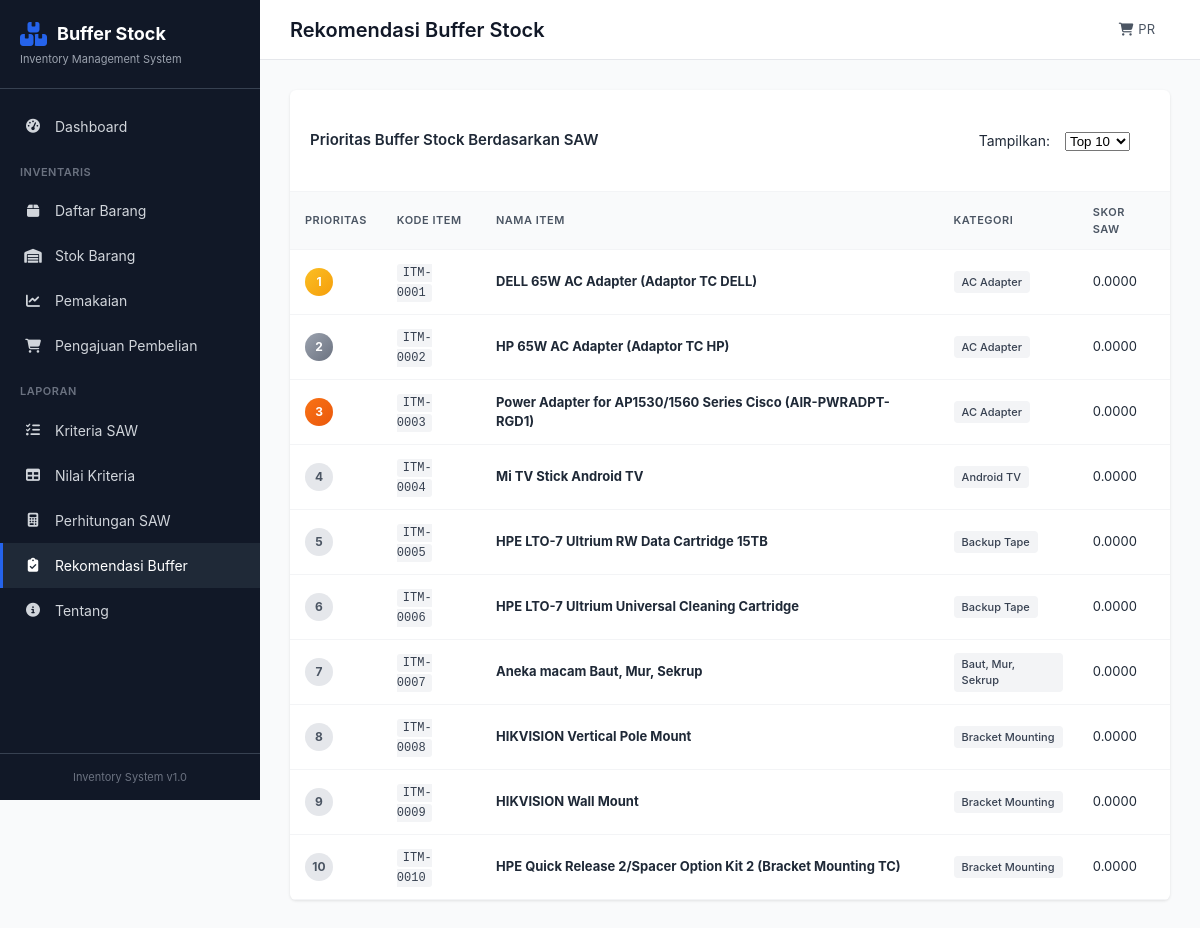
Page /calculation/recommendation on the committed database.
### app/models.py (models this page shows, shortened)
class Item(db.Model):
    __tablename__ = 'items'
    id = db.Column(db.Integer, primary_key=True)
    kode_item = db.Column(db.String(50), unique=True, nullable=False)
    nama_item = db.Column(db.String(200), nullable=False)
    kategori = db.Column(db.String(100), nullable=False)
    unit = db.Column(db.String(50), default='PCS')
    harga = db.Column(db.Float, default=0)
    supplier = db.Column(db.String(200))
    lokasi_rak = db.Column(db.String(50))
    created_at = db.Column(db.DateTime, default=datetime.utcnow)
    criteria_values = db.relationship('CriteriaValue', backref='item', lazy=True, cascade='all, delete-orphan')

### app/routes.py (the view)
@main_bp.route('/calculation/recommendation')
def buffer_recommendation():
    top_n = request.args.get('top', 10, type=int)
    calc = SAWCalculator()
    recommendations = calc.get_buffer_stock_recommendation(top_n)
    if not recommendations:
        flash('Tidak ada data untuk dianalisis.', 'error')
        return redirect(url_for('main.index'))
    return render_template('calculation/recommendation.html',
                          recommendations=recommendations,
                          top_n=top_n)

### app/saw_algorithm.py (called while the page is built)
    def get_data(self):
        self.alternatives = Item.query.all()
        if not self.alternatives:
            return False
        db_criteria = {c.kode_kriteria: c for c in Criteria.query.all()} if Criteria.query.count() > 0 else {}
        self.criteria = []
        for spec in self.criteria_spec:
            kod = spec['kode']
            if kod in db_criteria:
                c = db_criteria[kod]
                self.criteria.append(c)
            else:
                self.criteria.append(type('C', (), {
                    'kode_kriteria': spec['kode'],
                    'nama_kriteria': spec['nama'],
                    'tipe': spec['tipe'],
                    'bobot': spec['bobot'],
                    'id': None
                })())
        return True

    def calculate_weighted_scores(self):
        n_alternatives = len(self.normalized_matrix)
        n_criteria = len(self.normalized_matrix[0]) if self.normalized_matrix else 0
        self.weighted_matrix = [[0.0 for _ in range(n_criteria)] for _ in range(n_alternatives)]
        for j in range(n_criteria):
            weight = getattr(self.criteria[j], 'bobot', None) or getattr(self.criteria[j], 'weight', None)
            if weight is None:
                weight = self.criteria_spec[j]['bobot']
            for i in range(n_alternatives):
                self.weighted_matrix[i][j] = self.normalized_matrix[i][j] * weight
        self.scores = [sum(self.weighted_matrix[i]) for i in range(n_alternatives)]
        return self.scores

    def rank_alternatives(self):
        rankings = []
        for i, item in enumerate(self.alternatives):
            rankings.append({
                'rank': 0,
                'item_id': item.id,
                'kode_item': item.kode_item,
                'nama_item': item.nama_item,
                'kategori': item.kategori,
                'lokasi_rak': item.lokasi_rak,
                'score': float(self.scores[i]),
                'original_values': self.decision_matrix[i],
                'normalized_values': self.normalized_matrix[i],
                'weighted_values': self.weighted_matrix[i]
            })
        rankings.sort(key=lambda x: x['score'], reverse=True)
        for i, r in enumerate(rankings):
            r['rank'] = i + 1
        return rankings

### app/templates/calculation/recommendation.html (shortened to what this page needs)
{% extends 'base.html' %}
{% block page_title %}Rekomendasi Buffer Stock{% endblock %}
{% block content %}
<div class="section">
    <div class="card">
        <div class="card-header">
            <h3>Prioritas Buffer Stock Berdasarkan SAW</h3>
            <form method="GET" class="form-inline">
                <label>Tampilkan:</label>
                <select name="top" onchange="this.form.submit()">
                    <option value="10" {% if top_n == 10 %}selected{% endif %}>Top 10</option>
                </select>
            </form>
        </div>
        <div class="table-responsive">
            <table class="data-table recommendation-table">
                <thead>
                    <tr>
                        <th>Prioritas</th>
                        <th>Kode Item</th>
                        <th>Nama Item</th>
                        <th>Kategori</th>
                        <th>Skor SAW</th>
                    </tr>
                </thead>
                <tbody>
                    {% for rec in recommendations %}
                    <tr>
                        <td>
                            <span class="rank-badge rank-{{ rec.rank if rec.rank <= 3 else 'other' }}">{{ rec.rank }}</span>
                        </td>
                        <td><code>{{ rec.kode_item }}</code></td>
                        <td><strong>{{ rec.nama_item }}</strong></td>
                        <td><span class="badge">{{ rec.kategori }}</span></td>
                        <td>{{ "%.4f"|format(rec.score) }}</td>
                    </tr>
                    {% endfor %}
                </tbody>
            </table>
        </div>
    </div>
</div>
{% endblock %}

### app/static/css/style.css (style rules this page uses)
:root { --primary: #2563eb; --primary-dark: #1d4ed8; --success: #16a34a; --danger: #dc2626; --warning: #ea580c; --info: #0891b2; --gray-50: #f9fafb; --gray-100: #f3f4f6; --gray-200: #e5e7eb; --gray-300: #d1d5db; --gray-400: #9ca3af; --gray-500: #6b7280; --gray-600: #4b5563; --gray-700: #374151; --gray-800: #1f2937; --gray-900: #111827; --sidebar-width: 260px; --header-height: 60px; --border-radius: 6px; --shadow: 0 1px 3px rgba(0,0,0,0.1); --shadow-md: 0 4px 6px rgba(0,0,0,0.1); }
* { margin: 0; padding: 0; box-sizing: border-box; }
body { font-family: -apple-system, BlinkMacSystemFont, 'Segoe UI', Roboto, 'Helvetica Neue', Arial, sans-serif; font-size: 14px; line-height: 1.5; color: var(--gray-800); background: var(--gray-50); }
.section { margin-bottom: 30px; }
.card { background: white; border-radius: var(--border-radius); box-shadow: var(--shadow); overflow: hidden; }
.card-header { padding: 20px; border-bottom: 1px solid var(--gray-100); display: flex; align-items: center; justify-content: space-between; gap: 15px; flex-wrap: wrap; }
.card-header h3 { font-size: 15px; font-weight: 600; }
.table-responsive { overflow-x: auto; }
.data-table { width: 100%; border-collapse: collapse; font-size: 13px; }
.data-table th, .data-table td { padding: 12px 15px; text-align: left; border-bottom: 1px solid var(--gray-100); }
.data-table th { background: var(--gray-50); font-weight: 600; color: var(--gray-600); text-transform: uppercase; font-size: 11px; letter-spacing: 0.5px; }
.badge { display: inline-block; padding: 3px 8px; background: var(--gray-100); color: var(--gray-700); border-radius: 4px; font-size: 11px; font-weight: 500; }
.form-inline { display: flex; align-items: flex-end; gap: 15px; padding: 20px; flex-wrap: wrap; }
.rank-badge { display: inline-flex; align-items: center; justify-content: center; width: 28px; height: 28px; border-radius: 50%; font-size: 12px; font-weight: 700; }
.rank-1 { background: linear-gradient(135deg, #fbbf24, #f59e0b); color: white; }
.rank-2 { background: linear-gradient(135deg, #9ca3af, #6b7280); color: white; }
.rank-3 { background: linear-gradient(135deg, #f97316, #ea580c); color: white; }
.rank-other { background: var(--gray-200); color: var(--gray-600); }
code { font-family: 'Courier New', monospace; font-size: 12px; background: var(--gray-100); padding: 2px 6px; border-radius: 3px; color: var(--gray-700); }

### rows in the picture
Item: rank "1", kode_item "ITM-0001", nama_item "DELL 65W AC Adapter (Adaptor TC DELL)", kategori "AC Adapter", score "0.0000"
Item: rank "2", kode_item "ITM-0002", nama_item "HP 65W AC Adapter (Adaptor TC HP)", kategori "AC Adapter", score "0.0000"
Item: rank "3", kode_item "ITM-0003", nama_item "Power Adapter for AP1530/1560 Series Cisco (AIR-PWRADPT-RGD1)", kategori "AC Adapter", score "0.0000"
Item: rank "4", kode_item "ITM-0004", nama_item "Mi TV Stick Android TV", kategori "Android TV", score "0.0000"
Item: rank "5", kode_item "ITM-0005", nama_item "HPE LTO-7 Ultrium RW Data Cartridge 15TB", kategori "Backup Tape", score "0.0000"
Item: rank "6", kode_item "ITM-0006", nama_item "HPE LTO-7 Ultrium Universal Cleaning Cartridge", kategori "Backup Tape", score "0.0000"
Item: rank "7", kode_item "ITM-0007", nama_item "Aneka macam Baut, Mur, Sekrup", kategori "Baut, Mur, Sekrup", score "0.0000"
Item: rank "8", kode_item "ITM-0008", nama_item "HIKVISION Vertical Pole Mount", kategori "Bracket Mounting", score "0.0000"
Item: rank "9", kode_item "ITM-0009", nama_item "HIKVISION Wall Mount", kategori "Bracket Mounting", score "0.0000"
Item: rank "10", kode_item "ITM-0010", nama_item "HPE Quick Release 2/Spacer Option Kit 2 (Bracket Mounting TC)", kategori "Bracket Mounting", score "0.0000"
